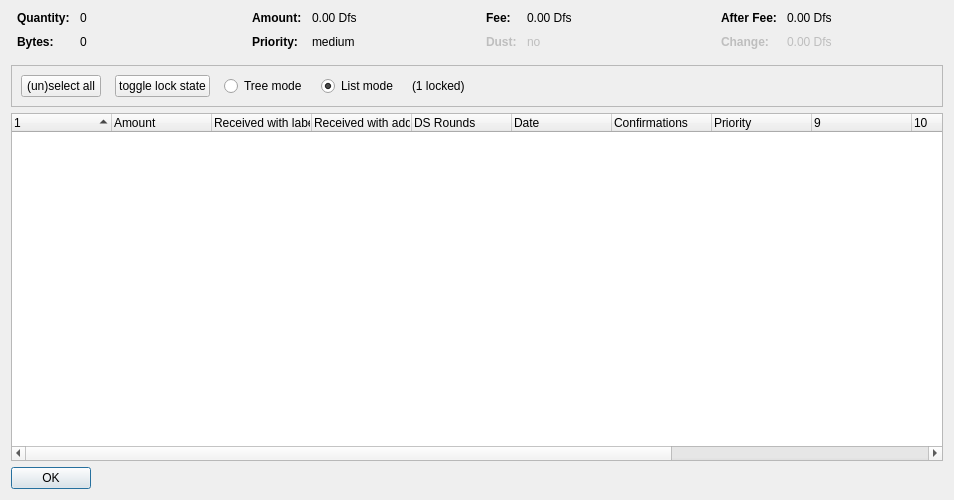
<?xml version="1.0" encoding="UTF-8"?>
<ui version="4.0">
 <class>CoinControlDialog</class>
 <widget class="QDialog" name="CoinControlDialog">
  <property name="geometry">
   <rect>
    <x>0</x>
    <y>0</y>
    <width>954</width>
    <height>500</height>
   </rect>
  </property>
  <property name="windowTitle">
   <string>Coin Selection</string>
  </property>
  <layout class="QVBoxLayout" name="verticalLayout">
   <item>
    <layout class="QHBoxLayout" name="horizontalLayoutTop" stretch="0,0,0,0">
     <property name="topMargin">
      <number>0</number>
     </property>
     <property name="bottomMargin">
      <number>10</number>
     </property>
     <item>
      <layout class="QFormLayout" name="formLayoutCoinControl1">
       <property name="horizontalSpacing">
        <number>10</number>
       </property>
       <property name="verticalSpacing">
        <number>10</number>
       </property>
       <property name="leftMargin">
        <number>6</number>
       </property>
       <property name="rightMargin">
        <number>6</number>
       </property>
       <item row="0" column="0">
        <widget class="QLabel" name="labelCoinControlQuantityText">
         <property name="font">
          <font>
           <weight>75</weight>
           <bold>true</bold>
          </font>
         </property>
         <property name="text">
          <string>Quantity:</string>
         </property>
        </widget>
       </item>
       <item row="0" column="1">
        <widget class="QLabel" name="labelCoinControlQuantity">
         <property name="cursor">
          <cursorShape>IBeamCursor</cursorShape>
         </property>
         <property name="contextMenuPolicy">
          <enum>Qt::ActionsContextMenu</enum>
         </property>
         <property name="text">
          <string notr="true">0</string>
         </property>
         <property name="textInteractionFlags">
          <set>Qt::LinksAccessibleByMouse|Qt::TextSelectableByKeyboard|Qt::TextSelectableByMouse</set>
         </property>
        </widget>
       </item>
       <item row="1" column="0">
        <widget class="QLabel" name="labelCoinControlBytesText">
         <property name="font">
          <font>
           <weight>75</weight>
           <bold>true</bold>
          </font>
         </property>
         <property name="text">
          <string>Bytes:</string>
         </property>
        </widget>
       </item>
       <item row="1" column="1">
        <widget class="QLabel" name="labelCoinControlBytes">
         <property name="cursor">
          <cursorShape>IBeamCursor</cursorShape>
         </property>
         <property name="contextMenuPolicy">
          <enum>Qt::ActionsContextMenu</enum>
         </property>
         <property name="text">
          <string notr="true">0</string>
         </property>
         <property name="textInteractionFlags">
          <set>Qt::LinksAccessibleByMouse|Qt::TextSelectableByKeyboard|Qt::TextSelectableByMouse</set>
         </property>
        </widget>
       </item>
      </layout>
     </item>
     <item>
      <layout class="QFormLayout" name="formLayoutCoinControl2">
       <property name="horizontalSpacing">
        <number>10</number>
       </property>
       <property name="verticalSpacing">
        <number>10</number>
       </property>
       <property name="leftMargin">
        <number>6</number>
       </property>
       <property name="rightMargin">
        <number>6</number>
       </property>
       <item row="0" column="0">
        <widget class="QLabel" name="labelCoinControlAmountText">
         <property name="font">
          <font>
           <weight>75</weight>
           <bold>true</bold>
          </font>
         </property>
         <property name="text">
          <string>Amount:</string>
         </property>
        </widget>
       </item>
       <item row="0" column="1">
        <widget class="QLabel" name="labelCoinControlAmount">
         <property name="cursor">
          <cursorShape>IBeamCursor</cursorShape>
         </property>
         <property name="contextMenuPolicy">
          <enum>Qt::ActionsContextMenu</enum>
         </property>
         <property name="text">
          <string notr="true">0.00 Dfs</string>
         </property>
         <property name="textInteractionFlags">
          <set>Qt::LinksAccessibleByMouse|Qt::TextSelectableByKeyboard|Qt::TextSelectableByMouse</set>
         </property>
        </widget>
       </item>
       <item row="1" column="0">
        <widget class="QLabel" name="labelCoinControlPriorityText">
         <property name="font">
          <font>
           <weight>75</weight>
           <bold>true</bold>
          </font>
         </property>
         <property name="text">
          <string>Priority:</string>
         </property>
        </widget>
       </item>
       <item row="1" column="1">
        <widget class="QLabel" name="labelCoinControlPriority">
         <property name="cursor">
          <cursorShape>IBeamCursor</cursorShape>
         </property>
         <property name="contextMenuPolicy">
          <enum>Qt::ActionsContextMenu</enum>
         </property>
         <property name="text">
          <string>medium</string>
         </property>
         <property name="textInteractionFlags">
          <set>Qt::LinksAccessibleByMouse|Qt::TextSelectableByKeyboard|Qt::TextSelectableByMouse</set>
         </property>
        </widget>
       </item>
      </layout>
     </item>
     <item>
      <layout class="QFormLayout" name="formLayoutCoinControl3">
       <property name="horizontalSpacing">
        <number>10</number>
       </property>
       <property name="verticalSpacing">
        <number>10</number>
       </property>
       <property name="leftMargin">
        <number>6</number>
       </property>
       <property name="rightMargin">
        <number>6</number>
       </property>
       <item row="0" column="0">
        <widget class="QLabel" name="labelCoinControlFeeText">
         <property name="font">
          <font>
           <weight>75</weight>
           <bold>true</bold>
          </font>
         </property>
         <property name="text">
          <string>Fee:</string>
         </property>
        </widget>
       </item>
       <item row="0" column="1">
        <widget class="QLabel" name="labelCoinControlFee">
         <property name="cursor">
          <cursorShape>IBeamCursor</cursorShape>
         </property>
         <property name="contextMenuPolicy">
          <enum>Qt::ActionsContextMenu</enum>
         </property>
         <property name="text">
          <string notr="true">0.00 Dfs</string>
         </property>
         <property name="textInteractionFlags">
          <set>Qt::LinksAccessibleByMouse|Qt::TextSelectableByKeyboard|Qt::TextSelectableByMouse</set>
         </property>
        </widget>
       </item>
       <item row="1" column="0">
        <widget class="QLabel" name="labelCoinControlLowOutputText">
         <property name="enabled">
          <bool>false</bool>
         </property>
         <property name="font">
          <font>
           <weight>75</weight>
           <bold>true</bold>
          </font>
         </property>
         <property name="text">
          <string>Dust:</string>
         </property>
        </widget>
       </item>
       <item row="1" column="1">
        <widget class="QLabel" name="labelCoinControlLowOutput">
         <property name="enabled">
          <bool>false</bool>
         </property>
         <property name="cursor">
          <cursorShape>IBeamCursor</cursorShape>
         </property>
         <property name="contextMenuPolicy">
          <enum>Qt::ActionsContextMenu</enum>
         </property>
         <property name="text">
          <string>no</string>
         </property>
         <property name="textInteractionFlags">
          <set>Qt::LinksAccessibleByMouse|Qt::TextSelectableByKeyboard|Qt::TextSelectableByMouse</set>
         </property>
        </widget>
       </item>
      </layout>
     </item>
     <item>
      <layout class="QFormLayout" name="formLayoutCoinControl4">
       <property name="horizontalSpacing">
        <number>10</number>
       </property>
       <property name="verticalSpacing">
        <number>10</number>
       </property>
       <property name="leftMargin">
        <number>6</number>
       </property>
       <property name="rightMargin">
        <number>6</number>
       </property>
       <item row="0" column="0">
        <widget class="QLabel" name="labelCoinControlAfterFeeText">
         <property name="font">
          <font>
           <weight>75</weight>
           <bold>true</bold>
          </font>
         </property>
         <property name="text">
          <string>After Fee:</string>
         </property>
        </widget>
       </item>
       <item row="0" column="1">
        <widget class="QLabel" name="labelCoinControlAfterFee">
         <property name="cursor">
          <cursorShape>IBeamCursor</cursorShape>
         </property>
         <property name="contextMenuPolicy">
          <enum>Qt::ActionsContextMenu</enum>
         </property>
         <property name="text">
          <string notr="true">0.00 Dfs</string>
         </property>
         <property name="textInteractionFlags">
          <set>Qt::LinksAccessibleByMouse|Qt::TextSelectableByKeyboard|Qt::TextSelectableByMouse</set>
         </property>
        </widget>
       </item>
       <item row="1" column="0">
        <widget class="QLabel" name="labelCoinControlChangeText">
         <property name="enabled">
          <bool>false</bool>
         </property>
         <property name="font">
          <font>
           <weight>75</weight>
           <bold>true</bold>
          </font>
         </property>
         <property name="text">
          <string>Change:</string>
         </property>
        </widget>
       </item>
       <item row="1" column="1">
        <widget class="QLabel" name="labelCoinControlChange">
         <property name="enabled">
          <bool>false</bool>
         </property>
         <property name="cursor">
          <cursorShape>IBeamCursor</cursorShape>
         </property>
         <property name="contextMenuPolicy">
          <enum>Qt::ActionsContextMenu</enum>
         </property>
         <property name="text">
          <string notr="true">0.00 Dfs</string>
         </property>
         <property name="textInteractionFlags">
          <set>Qt::LinksAccessibleByMouse|Qt::TextSelectableByKeyboard|Qt::TextSelectableByMouse</set>
         </property>
        </widget>
       </item>
      </layout>
     </item>
    </layout>
   </item>
   <item>
    <widget class="QFrame" name="frame">
     <property name="minimumSize">
      <size>
       <width>0</width>
       <height>40</height>
      </size>
     </property>
     <property name="frameShape">
      <enum>QFrame::StyledPanel</enum>
     </property>
     <property name="frameShadow">
      <enum>QFrame::Sunken</enum>
     </property>
     <layout class="QHBoxLayout" name="horizontalLayout">
      <item>
       <layout class="QHBoxLayout" name="horizontalLayoutPanel" stretch="0,0,0,0,0,0">
        <property name="spacing">
         <number>14</number>
        </property>
        <item>
         <widget class="QPushButton" name="pushButtonSelectAll">
          <property name="sizePolicy">
           <sizepolicy hsizetype="Maximum" vsizetype="Fixed">
            <horstretch>0</horstretch>
            <verstretch>0</verstretch>
           </sizepolicy>
          </property>
          <property name="text">
           <string>(un)select all</string>
          </property>
          <property name="autoDefault">
           <bool>false</bool>
          </property>
         </widget>
        </item>
        <item>
         <widget class="QPushButton" name="pushButtonToggleLock">
          <property name="sizePolicy">
           <sizepolicy hsizetype="Maximum" vsizetype="Fixed">
            <horstretch>0</horstretch>
            <verstretch>0</verstretch>
           </sizepolicy>
          </property>
          <property name="text">
           <string>toggle lock state</string>
          </property>
          <property name="autoDefault">
           <bool>false</bool>
          </property>
         </widget>
        </item>
        <item>
         <widget class="QRadioButton" name="radioTreeMode">
          <property name="sizePolicy">
           <sizepolicy hsizetype="Maximum" vsizetype="Fixed">
            <horstretch>0</horstretch>
            <verstretch>0</verstretch>
           </sizepolicy>
          </property>
          <property name="text">
           <string>Tree mode</string>
          </property>
         </widget>
        </item>
        <item>
         <widget class="QRadioButton" name="radioListMode">
          <property name="sizePolicy">
           <sizepolicy hsizetype="Maximum" vsizetype="Fixed">
            <horstretch>0</horstretch>
            <verstretch>0</verstretch>
           </sizepolicy>
          </property>
          <property name="text">
           <string>List mode</string>
          </property>
          <property name="checked">
           <bool>true</bool>
          </property>
         </widget>
        </item>
        <item>
         <widget class="QLabel" name="labelLocked">
          <property name="text">
           <string>(1 locked)</string>
          </property>
         </widget>
        </item>
        <item>
         <spacer name="horizontalSpacer">
          <property name="orientation">
           <enum>Qt::Horizontal</enum>
          </property>
          <property name="sizeHint" stdset="0">
           <size>
            <width>40</width>
            <height>20</height>
           </size>
          </property>
         </spacer>
        </item>
       </layout>
      </item>
     </layout>
    </widget>
   </item>
   <item>
    <widget class="CoinControlTreeWidget" name="treeWidget">
     <property name="contextMenuPolicy">
      <enum>Qt::CustomContextMenu</enum>
     </property>
     <property name="sortingEnabled">
      <bool>false</bool>
     </property>
     <property name="columnCount">
      <number>13</number>
     </property>
     <attribute name="headerShowSortIndicator" stdset="0">
      <bool>true</bool>
     </attribute>
     <attribute name="headerStretchLastSection">
      <bool>false</bool>
     </attribute>
     <column>
      <property name="text">
       <string/>
      </property>
     </column>
     <column>
      <property name="text">
       <string>Amount</string>
      </property>
     </column>
     <column>
      <property name="text">
       <string>Received with label</string>
      </property>
     </column>
     <column>
      <property name="text">
       <string>Received with address</string>
      </property>
     </column>
     <column>
      <property name="text">
       <string>DS Rounds</string>
      </property>
     </column>
     <column>
      <property name="text">
       <string>Date</string>
      </property>
     </column>
     <column>
      <property name="text">
       <string>Confirmations</string>
      </property>
      <property name="toolTip">
       <string>Confirmed</string>
      </property>
     </column>
     <column>
      <property name="text">
       <string>Priority</string>
      </property>
     </column>
     <column>
      <property name="text">
       <string/>
      </property>
     </column>
     <column>
      <property name="text">
       <string/>
      </property>
     </column>
     <column>
      <property name="text">
       <string/>
      </property>
     </column>
     <column>
      <property name="text">
       <string/>
      </property>
     </column>
     <column>
      <property name="text">
       <string/>
      </property>
     </column>
    </widget>
   </item>
   <item>
    <widget class="QDialogButtonBox" name="buttonBox">
     <property name="sizePolicy">
      <sizepolicy hsizetype="Maximum" vsizetype="Fixed">
       <horstretch>0</horstretch>
       <verstretch>0</verstretch>
      </sizepolicy>
     </property>
     <property name="orientation">
      <enum>Qt::Horizontal</enum>
     </property>
     <property name="standardButtons">
      <set>QDialogButtonBox::Ok</set>
     </property>
    </widget>
   </item>
  </layout>
 </widget>
 <customwidgets>
  <customwidget>
   <class>CoinControlTreeWidget</class>
   <extends>QTreeWidget</extends>
   <header>coincontroltreewidget.h</header>
  </customwidget>
 </customwidgets>
 <resources/>
 <connections/>
</ui>
